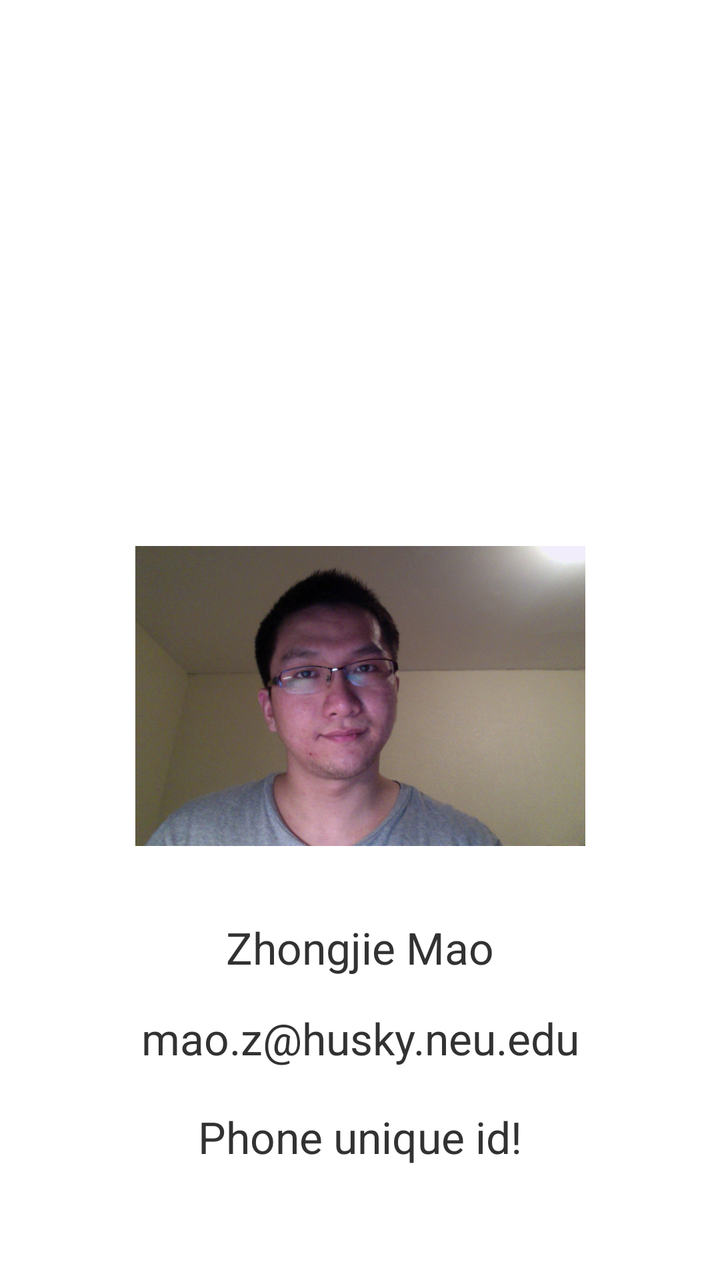
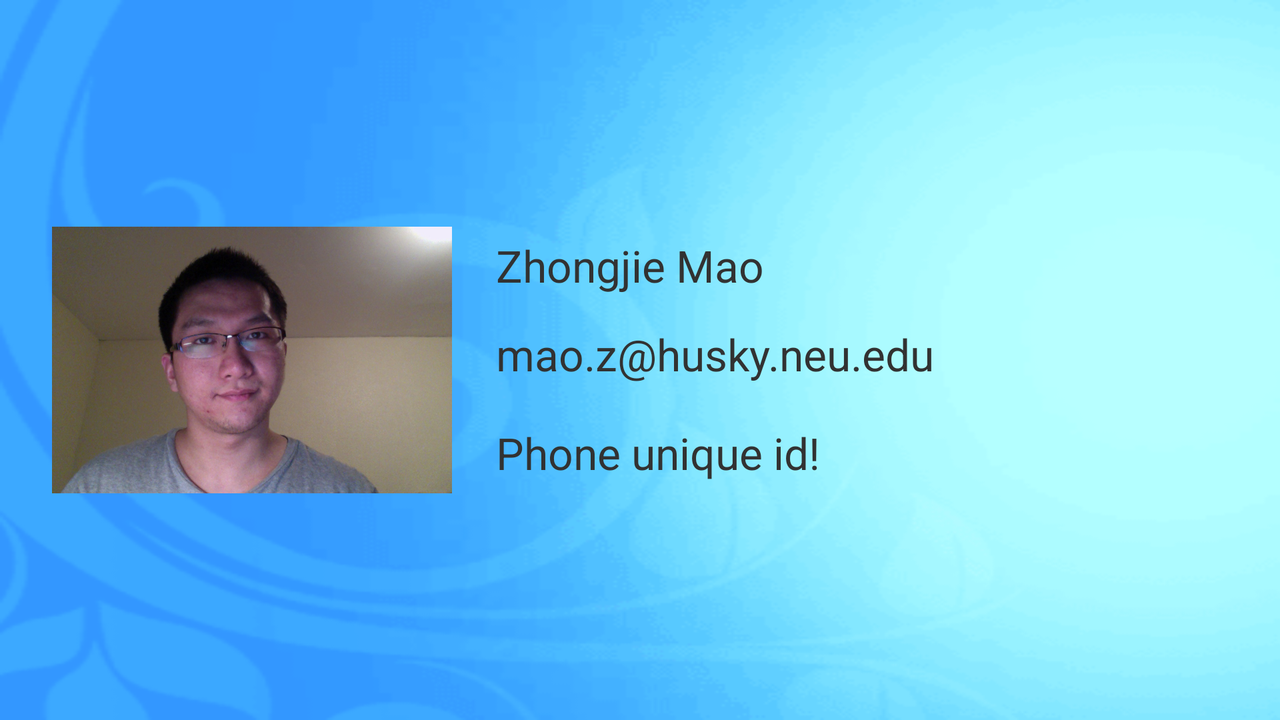

Compare how this app lays out the same screen by default and in its alternative resource folder. The renders come first, then the two layout files and the values they reference.
<!-- AndroidManifest.xml: application theme AppTheme -->
<!-- res/layout/activity_team_members.xml -->
<RelativeLayout xmlns:android="http://schemas.android.com/apk/res/android"
    xmlns:tools="http://schemas.android.com/tools"
    android:layout_width="match_parent"
    android:layout_height="match_parent"
    android:orientation="vertical"
    tools:context=".Assignment1" 
    android:background="@drawable/background" >

    <TextView
        android:id="@+id/txt_phone_ID"
        android:layout_width="fill_parent"
        android:layout_height="wrap_content"
        android:layout_alignParentBottom="true"
        android:layout_alignParentLeft="true"
        android:layout_marginBottom="57dp"
        android:gravity="center"
        android:text="@string/txt_phone_unique_id_activity_team_member"
        android:textSize="22sp" />

    <TextView
        android:id="@+id/txt_designer_email"
        android:layout_width="fill_parent"
        android:layout_height="wrap_content"
        android:layout_above="@+id/txt_phone_ID"
        android:layout_alignParentLeft="true"
        android:layout_marginBottom="20dp"
        android:gravity="center"
        android:text="@string/txt_designer_email_activity_team_member"
        android:textSize="22sp" />

    <TextView
        android:id="@+id/txt_designer_name"
        android:layout_width="fill_parent"
        android:layout_height="wrap_content"
        android:layout_above="@+id/txt_designer_email"
        android:layout_alignParentLeft="true"
        android:layout_marginBottom="16dp"
        android:gravity="center"
        android:text="@string/txt_designer_name_activity_team_member"
        android:textAlignment="center"
        android:textSize="22sp" />

    <ImageView
        android:id="@+id/imageView1"
        android:layout_width="wrap_content"
        android:layout_height="150dp"
        android:layout_above="@+id/txt_designer_name"
        android:layout_alignParentLeft="true"
        android:layout_marginBottom="36dp"
        android:gravity="center"
        android:src="@drawable/headshot" 
        android:contentDescription="@string/img_description_activity_team_member"/>

</RelativeLayout>
<!-- resources referenced by this layout -->
<resources>
  <!-- drawable headshot: jpg bitmap (drawable-mdpi, 153671 bytes) -->
  <string name="img_description_activity_team_member">	    This is the image of the designer of this app.</string>
  <string name="txt_designer_email_activity_team_member">mao.z@husky.neu.edu</string>
  <string name="txt_designer_name_activity_team_member">Zhongjie Mao</string>
  <string name="txt_phone_unique_id_activity_team_member">	     Phone unique id!</string>
  <style name="AppTheme" parent="AppBaseTheme">
          
      </style>
  <style name="AppBaseTheme" parent="android:Theme.Light">
          
      </style>
</resources>
<!-- res/layout-land/activity_team_members.xml (the repository's variant of the layout above) -->
<!-- drawn on the phone turned sideways -->
<RelativeLayout xmlns:android="http://schemas.android.com/apk/res/android"
    xmlns:tools="http://schemas.android.com/tools"
    android:layout_width="match_parent"
    android:layout_height="match_parent"
    android:orientation="vertical"
    tools:context=".Assignment1"
    android:background="@drawable/background_landscape" >

    <TextView
        android:id="@+id/txt_designer_email"
        android:layout_width="wrap_content"
        android:layout_height="wrap_content"
        android:layout_below="@+id/txt_designer_name"
        android:layout_marginLeft="22dp"
        android:layout_marginTop="15dp"
        android:layout_toRightOf="@+id/imageView1"
        android:text="@string/txt_designer_email_activity_team_member"
        android:textSize="22sp" />

    <TextView
        android:id="@+id/txt_designer_name"
        android:layout_width="wrap_content"
        android:layout_height="wrap_content"
        android:layout_alignLeft="@+id/txt_designer_email"
        android:layout_alignTop="@+id/imageView1"
        android:layout_marginTop="38dp"
        android:text="@string/txt_designer_name_activity_team_member"
        android:textSize="22sp" />

    <TextView
        android:id="@+id/txt_phone_ID"
        android:layout_width="wrap_content"
        android:layout_height="wrap_content"
        android:layout_alignLeft="@+id/txt_designer_email"
        android:layout_below="@+id/txt_designer_email"
        android:layout_marginTop="20dp"
        android:text="@string/txt_phone_unique_id_activity_team_member"
        android:textSize="22sp" />

    <ImageView
        android:id="@+id/imageView1"
        android:layout_width="200sp"
        android:layout_height="200sp"
        android:layout_alignParentLeft="true"
        android:layout_centerVertical="true"
        android:layout_marginLeft="26dp"
        android:contentDescription="@string/img_description_activity_team_member"
        android:src="@drawable/headshot" />

</RelativeLayout>
<!-- resources referenced by the variant -->
<!-- as the phone turned sideways resolves them -->
<resources>
  <!-- drawable background_landscape: png bitmap (drawable-xhdpi, 46691 bytes) -->
  <!-- drawable headshot: jpg bitmap (drawable-mdpi, 153671 bytes) -->
  <string name="img_description_activity_team_member">	    This is the image of the designer of this app.</string>
  <string name="txt_designer_email_activity_team_member">mao.z@husky.neu.edu</string>
  <string name="txt_designer_name_activity_team_member">Zhongjie Mao</string>
  <string name="txt_phone_unique_id_activity_team_member">	     Phone unique id!</string>
  <style name="AppTheme" parent="AppBaseTheme">
          
      </style>
  <style name="AppBaseTheme" parent="android:Theme.Light">
          
      </style>
</resources>
